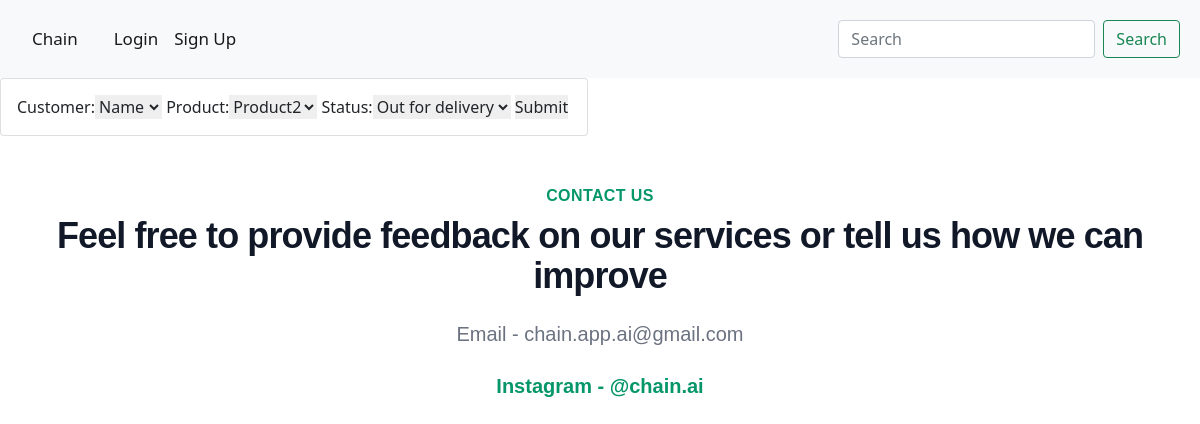
The page /promoters/update_order/1/ on the database its author committed.
### promoters/models.py (models this page shows)
class Order(models.Model):
    STATUS = (
        ('Pending', 'Pending'),
        ('Out for delivery', 'Out for delivery'),
        ('Delivered', 'Delivered'),
    )
    customer = models.ForeignKey(Customer, null=True, on_delete=models.SET_NULL)
    product = models.ForeignKey(Product, null=True, on_delete=models.SET_NULL)
    date_created = models.DateTimeField(auto_now_add=True, null=True)
    status = models.CharField(max_length=200, null=True, choices=STATUS)

### promoters/views.py (the view)
# urls.py: path('update_order/<str:pk>/', views.updateOrder, name="update_order"),
def updateOrder(request, pk):
    order = Order.objects.get(id=pk)
    form = OrderForm(instance=order)
    if request.method == 'POST':
        form = OrderForm(request.POST, instance=order)
        if form.is_valid():
            form.save()
            return redirect('/')
    context = {'form': form}
    return render(request, 'accounts/order_form.html', context)

### promoters/forms.py
class OrderForm(ModelForm):
    class Meta:
        model = Order
        fields = '__all__'

### promoters/models.py (called while the page is built)
    def __str__(self):
        return self.name

    def __str__(self):
        return self.name

### promoters/templates/accounts/order_form.html (shortened to what this page needs)
{%  extends 'base.html' %}
{% load static %}
{% block content %}
<div class="row">
	<div class="col-md-6">
		<div class="card card-body">
			<form action="" method="POST">
				{{form}}
				<input type="submit" name="Submit">
			</form>
		</div>
	</div>
</div>
{% endblock %}

### templates/base.html (style rules this page uses)
body { margin: 0; font-family: "Helvetica"; }

### rows shown on the page
Order: customer "Name", product "Product2", status "Out for delivery"
